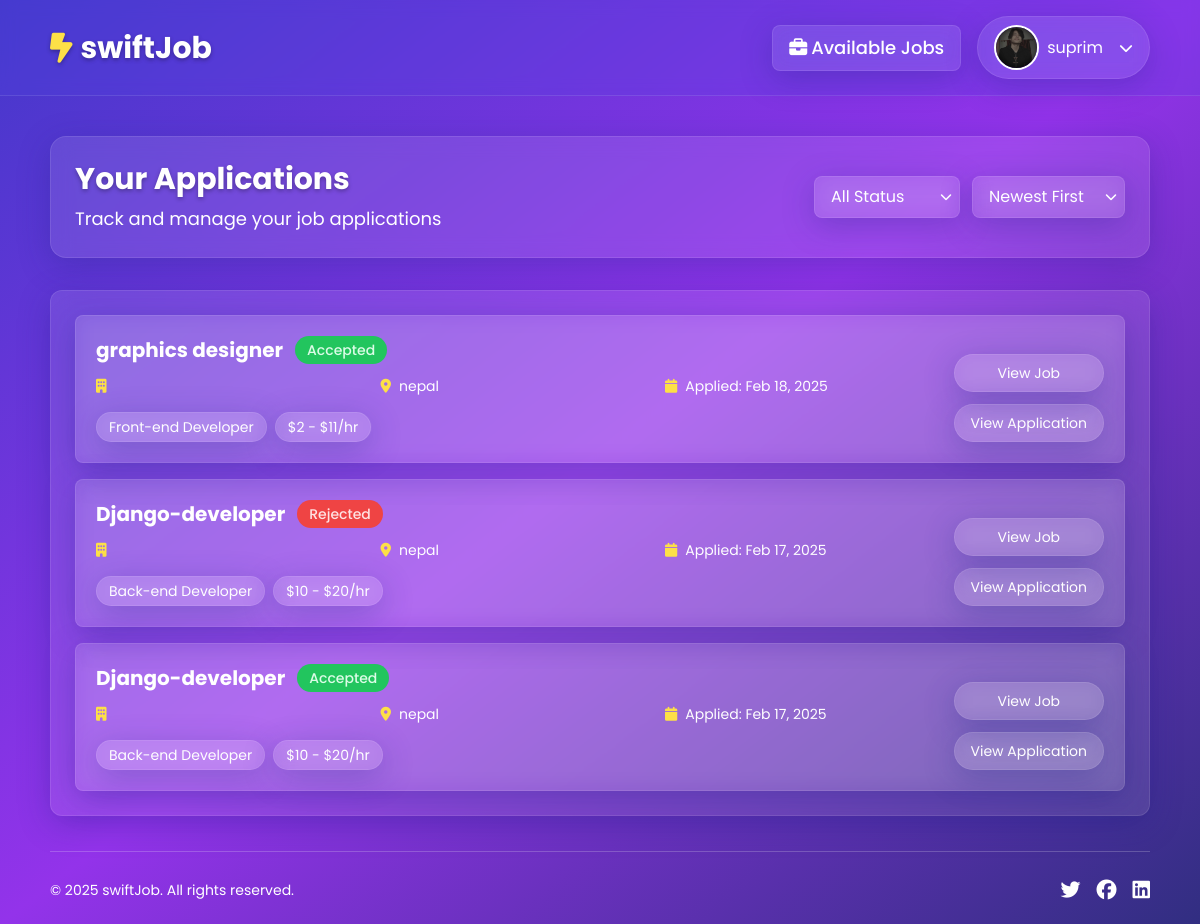
Page /application/recent-applications-all/ (signed in) on the earlier database version.
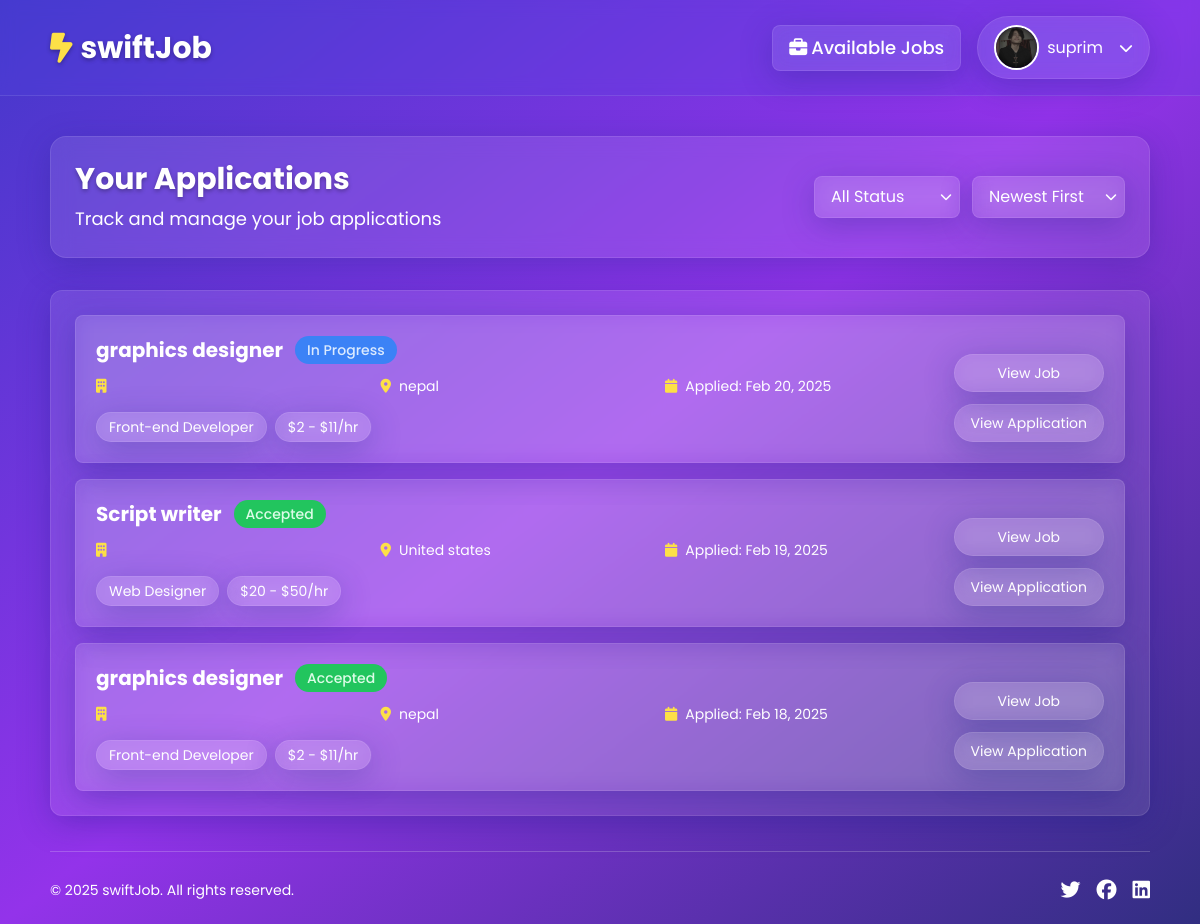
Same page on the later database version.
### application/models.py (models this page shows, shortened)
class Apply(models.Model):
    STATUS_CHOICES = [
        ('in_progress', 'In Progress'),
        ('accepted', 'Accepted'),
        ('rejected', 'Rejected')
    ]
    job = models.ForeignKey(JobCreation, on_delete=models.CASCADE)
    applicant = models.ForeignKey(User,on_delete=models.CASCADE)
    cover_letter = models.TextField()
    resume = models.FileField(upload_to='resume/',null=True,blank=True)
    date_applied = models.DateTimeField(auto_now_add=True)
    status = models.CharField(max_length=20, choices=STATUS_CHOICES, default='in_progress')

### job/models.py (models this page shows, shortened)
class JobCreation(models.Model):
    job_creator = models.ForeignKey(User, on_delete=models.CASCADE)
    job_title = models.CharField(max_length=200)
    category = models.ForeignKey(Category, on_delete=models.CASCADE)
    job_description = models.TextField()
    min_price = models.IntegerField(validators=[MinValueValidator(0)],default=0)
    max_price = models.IntegerField(validators=[MinValueValidator(0)])
    min_time = models.IntegerField(validators=[MinValueValidator(0)])
    max_time = models.IntegerField(validators=[MinValueValidator(0)])
    location = models.CharField(max_length=50,null=True,blank=True)
    required_skills = models.ManyToManyField(Skill)
    experience = models.ForeignKey(Experience, on_delete=models.SET_NULL,null=True,blank=True)
    created_at = models.DateTimeField(auto_now_add=True)
    slug = models.SlugField(unique=True,null=True,blank=True)

class Category(models.Model):
    name = models.CharField(max_length=50)
    slug = models.SlugField(unique=True, max_length=200, null=True, blank=True)

### application/views.py (the view)
# urls.py: path('recent-applications-all/',views.recent_applications,name='recent-applications-all')
@login_required
def recent_applications(request):
    status = request.GET.get('status', '')
    order = request.GET.get('order', '')
    applications = Apply.objects.filter(applicant=request.user).order_by('-date_applied')
    if status and status != 'all':
        applications =  applications.filter(status=status)
    if order == 'newest':
        applications = applications.all().order_by('-date_applied')
    elif order == 'oldest':
        applications = applications.all().order_by('date_applied')
    else:
        order = 'newest'
    context = {
        'applications':applications,
        'status':status,
        'order':order
    }
    return render(request,'application/recent_applications.html',context)

### application/templates/application/recent_applications.html (shortened to what the changed rows need)
{% extends 'base.html' %}
{% load static %}
{% block content %}
<div class="text-white">
    <div class="glass-effect p-6 xs-p-4 rounded-2xl mb-8 xs-mb-5">
        <div class="flex flex-col md:flex-row justify-between items-center gap-4">
            <div>
                <h1 class="text-3xl xs-text-2xl font-bold mb-2 text-shadow">Your Applications</h1>
            </div>
        </div>
    </div>
    <div class="glass-effect p-6 xs-p-4 rounded-xl">
        {% if applications %}
            <div class="space-y-4">
                {% for application in applications %}
                <div class="glass-effect p-5 xs-p-4 rounded-lg hover-scale transition-all duration-300">
                    <div class="flex flex-col lg:flex-row justify-between gap-4">
                        <div class="flex-grow">
                            <div class="flex flex-col md:flex-row md:items-center gap-3 mb-3">
                                <h3 class="font-bold text-xl xs-text-lg">{{ application.job.job_title }}</h3>
                                {% if application.status == 'pending' %}
                                    <span class="bg-yellow-500 text-yellow-900 py-1 px-3 rounded-full text-sm xs-text-xs font-medium w-fit">Pending</span>
                                {% elif application.status == 'in_progress' %}
                                    <span class="bg-blue-500 text-blue-100 py-1 px-3 rounded-full text-sm xs-text-xs font-medium">In Progress</span>
                                {% elif application.status == 'accepted' %}
                                    <span class="bg-green-500 text-green-100 py-1 px-3 rounded-full text-sm xs-text-xs font-medium w-fit">Accepted</span>
                                {% elif application.status == 'rejected' %}
                                    <span class="bg-red-500 text-red-100 py-1 px-3 rounded-full text-sm xs-text-xs font-medium w-fit">Rejected</span>
                                {% endif %}
                            </div>
                            <div class="grid grid-cols-1 md:grid-cols-2 lg:grid-cols-3 gap-3 mb-4">
                                <div class="flex items-center gap-2 text-sm xs-text-xs">
                                    <i class="fa-solid fa-building text-yellow-300"></i>
                                </div>
                                <div class="flex items-center gap-2 text-sm xs-text-xs">
                                    <i class="fa-solid fa-location-dot text-yellow-300"></i>
                                    <span>{{ application.job.location }}</span>
                                </div>
                                <div class="flex items-center gap-2 text-sm xs-text-xs">
                                    <i class="fa-solid fa-calendar text-yellow-300"></i>
                                    <span>Applied: {{ application.date_applied|date:"M d, Y" }}</span>
                                </div>
                            </div>
                            <div class="flex flex-wrap gap-2">
                                <span class="glass-effect px-3 py-1 rounded-full text-sm xs-text-xs">{{ application.job.category.name }}</span>
                                <span class="glass-effect px-3 py-1 rounded-full text-sm xs-text-xs">${{ application.job.min_price|default:'' }} - ${{application.job.max_price}}/hr</span>
                            </div>
                        </div>
                        <div class="flex flex-row lg:flex-col gap-3 justify-end">
                            <a href="" class="glass-effect py-2 px-4 rounded-full text-sm xs-text-xs hover:bg-white hover:text-indigo-700 transition-all duration-300 text-center">
                                View Job
                            </a>
                            <a href="#" class="glass-effect py-2 px-4 rounded-full text-sm xs-text-xs hover:bg-white hover:text-indigo-700 transition-all duration-300 text-center">
                                View Application
                            </a>
                        </div>
                    </div>
                </div>
                {% endfor %}
            </div>
        {% endif %}
    </div>
</div>
{% endblock content %}

Differences in the rows shown:
removed Apply: job.job_title "Django-developer", status "Rejected", job.location "nepal", date_applied "Feb 17, 2025", job.category.name "Back-end Developer", job.min_price "10", job.max_price "20"
removed Apply: job.job_title "Django-developer", status "Accepted", job.location "nepal", date_applied "Feb 17, 2025", job.category.name "Back-end Developer", job.min_price "10", job.max_price "20"
added Apply: job.job_title "graphics designer", status "In Progress", job.location "nepal", date_applied "Feb 20, 2025", job.category.name "Front-end Developer", job.min_price "2", job.max_price "11"
added Apply: job.job_title "Script writer", status "Accepted", job.location "United states", date_applied "Feb 19, 2025", job.category.name "Web Designer", job.min_price "20", job.max_price "50"
